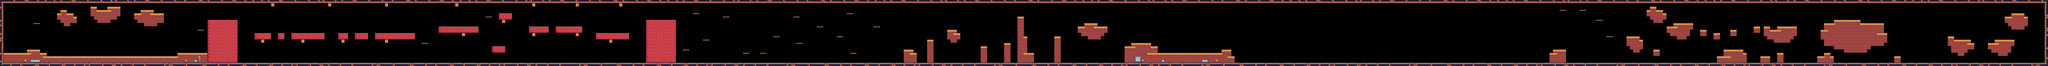

A level layout from a 2D game, rendered from its tile map. Below: a short description, then the map file with tile-grid data replaced by summaries:
An orthogonal 612x20 tile map with 16x16 px tiles, 1 tile layer (Background) and 110 objects (24x Fruit, 18x Saw, 16x Spiked Ball, 14x Spikes, 12x ArrowUp, ...).

<map version="1.10" tiledversion="1.11.2" orientation="orthogonal" renderorder="right-down" width="612" height="20" tilewidth="16" tileheight="16" infinite="0" nextlayerid="4" nextobjectid="232">
 <tileset firstgid="1" source="Pixel Quest.tsx" />
 <layer id="1" name="Background" width="612" height="20">
  <properties>
   <property name="BackgroundType" value="Scene 1" />
  </properties>
  <data>[12240 cells, 2690 non-empty, 46 distinct tile ids]</data>
 </layer>
 <objectgroup id="2" name="Spawning">
  <!-- 110 objects omitted --></objectgroup>
</map>
<!-- 110 of 110 objects omitted -->
